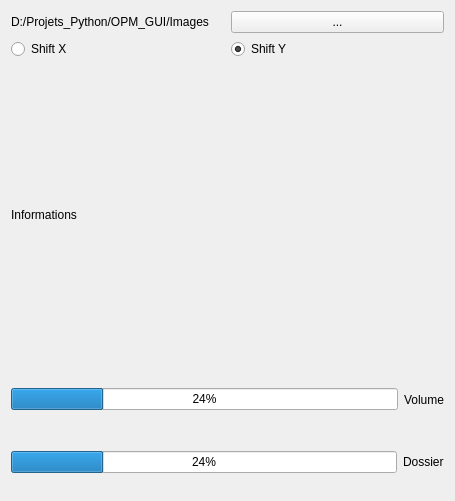
<?xml version="1.0" encoding="UTF-8"?>
<ui version="4.0">
 <class>Form</class>
 <widget class="QWidget" name="Form">
  <property name="geometry">
   <rect>
    <x>0</x>
    <y>0</y>
    <width>455</width>
    <height>501</height>
   </rect>
  </property>
  <property name="windowTitle">
   <string>Form</string>
  </property>
  <layout class="QVBoxLayout" name="verticalLayout">
   <item>
    <layout class="QHBoxLayout" name="horizontalLayout_3">
     <item>
      <widget class="QLabel" name="label_data_path">
       <property name="text">
        <string>D:/Projets_Python/OPM_GUI/Images</string>
       </property>
      </widget>
     </item>
     <item>
      <widget class="QPushButton" name="pb_data_path">
       <property name="text">
        <string>...</string>
       </property>
      </widget>
     </item>
    </layout>
   </item>
   <item>
    <layout class="QHBoxLayout" name="horizontalLayout_4">
     <item>
      <widget class="QRadioButton" name="radioButton_shift_X">
       <property name="text">
        <string>Shift X</string>
       </property>
      </widget>
     </item>
     <item>
      <widget class="QRadioButton" name="radioButton__shift_Y">
       <property name="text">
        <string>Shift Y</string>
       </property>
       <property name="checked">
        <bool>true</bool>
       </property>
      </widget>
     </item>
    </layout>
   </item>
   <item>
    <widget class="QLabel" name="label_informations">
     <property name="minimumSize">
      <size>
       <width>300</width>
       <height>300</height>
      </size>
     </property>
     <property name="text">
      <string>Informations</string>
     </property>
    </widget>
   </item>
   <item>
    <layout class="QHBoxLayout" name="horizontalLayout_2">
     <item>
      <widget class="QProgressBar" name="progressBar_volume">
       <property name="value">
        <number>24</number>
       </property>
      </widget>
     </item>
     <item>
      <widget class="QLabel" name="label_volume">
       <property name="text">
        <string>Volume</string>
       </property>
      </widget>
     </item>
    </layout>
   </item>
   <item>
    <layout class="QHBoxLayout" name="horizontalLayout">
     <item>
      <widget class="QProgressBar" name="progressBar_dossier">
       <property name="value">
        <number>24</number>
       </property>
      </widget>
     </item>
     <item>
      <widget class="QLabel" name="label_dossier">
       <property name="text">
        <string>Dossier</string>
       </property>
      </widget>
     </item>
    </layout>
   </item>
  </layout>
 </widget>
 <resources/>
 <connections/>
</ui>
